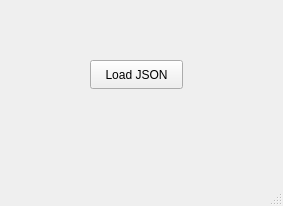
<?xml version="1.0" encoding="UTF-8"?>
<ui version="4.0">
 <class>MainWindow</class>
 <widget class="QMainWindow" name="MainWindow">
  <property name="geometry">
   <rect>
    <x>0</x>
    <y>0</y>
    <width>283</width>
    <height>206</height>
   </rect>
  </property>
  <property name="windowTitle">
   <string>MainWindow</string>
  </property>
  <widget class="QWidget" name="centralwidget">
   <widget class="QPushButton" name="loadJsonButton">
    <property name="geometry">
     <rect>
      <x>90</x>
      <y>60</y>
      <width>93</width>
      <height>29</height>
     </rect>
    </property>
    <property name="text">
     <string>Load JSON</string>
    </property>
   </widget>
  </widget>
  <widget class="QMenuBar" name="menubar">
   <property name="geometry">
    <rect>
     <x>0</x>
     <y>0</y>
     <width>283</width>
     <height>26</height>
    </rect>
   </property>
  </widget>
  <widget class="QStatusBar" name="statusbar"/>
 </widget>
 <resources/>
 <connections/>
</ui>
